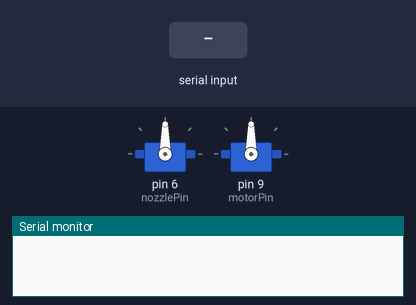
A sketch run on a simulated Arduino Uno, built with avr-gcc and run on an emulated ATmega328P. Parts: 2 × servo, the last lines printed to the serial monitor. The test bench sets the inputs (shaded band).

Above: at 1.2 s.
1.3 s: "90,45\n" received over Serial
At 2.5 s:
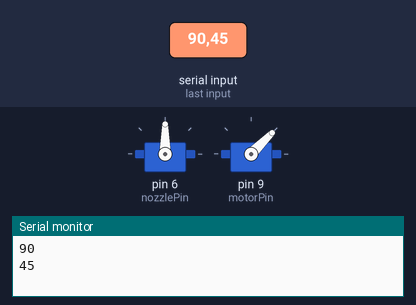
2.8 s: "30,150\n" received over Serial
At 3.9 s:
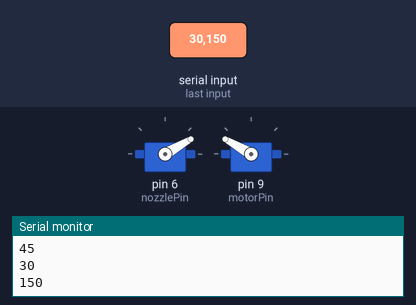
4.3 s: "1,90\n" received over Serial
At 5.0 s:
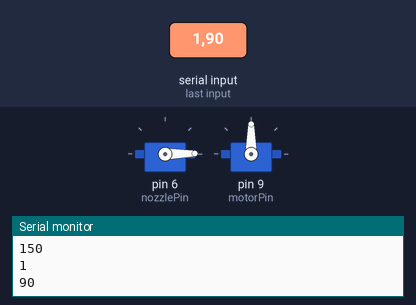
Timing chart, 0 to 7.3 s (numbered marks = the images above; inputs shaded):
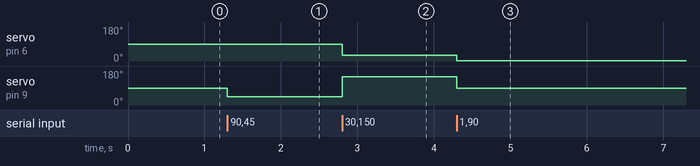

Measured:
- after the input at 1.3 s, servo on pin 9 (motorPin): 90° → 45° at once
- after the input at 2.8 s, servo on pin 6 (nozzlePin): 90° → 30° at once; servo on pin 9 (motorPin): 45° → 150° at once
- after the input at 4.3 s, servo on pin 6 (nozzlePin): 30° → 1° at once; servo on pin 9 (motorPin): 150° → 90° at once

The sketch:

servoUno.ino
```cpp
#include <Servo.h>

int nozzlePin = 6;
int motorPin = 9;
Servo nozzleServo;
Servo motorServo;

void setup() {
  Serial.begin(115200);
  nozzleServo.attach(nozzlePin);
  motorServo.attach(motorPin);
}

void loop() {
  while (Serial.available() > 0) {
    int nozzleVal = Serial.parseInt();
    int motorVal = Serial.parseInt();
    if (Serial.read() == '\n') {
      Serial.println(nozzleVal);
      Serial.println(motorVal);
      nozzleServo.write(nozzleVal);
      motorServo.write(motorVal);
    }
  }
}
```
